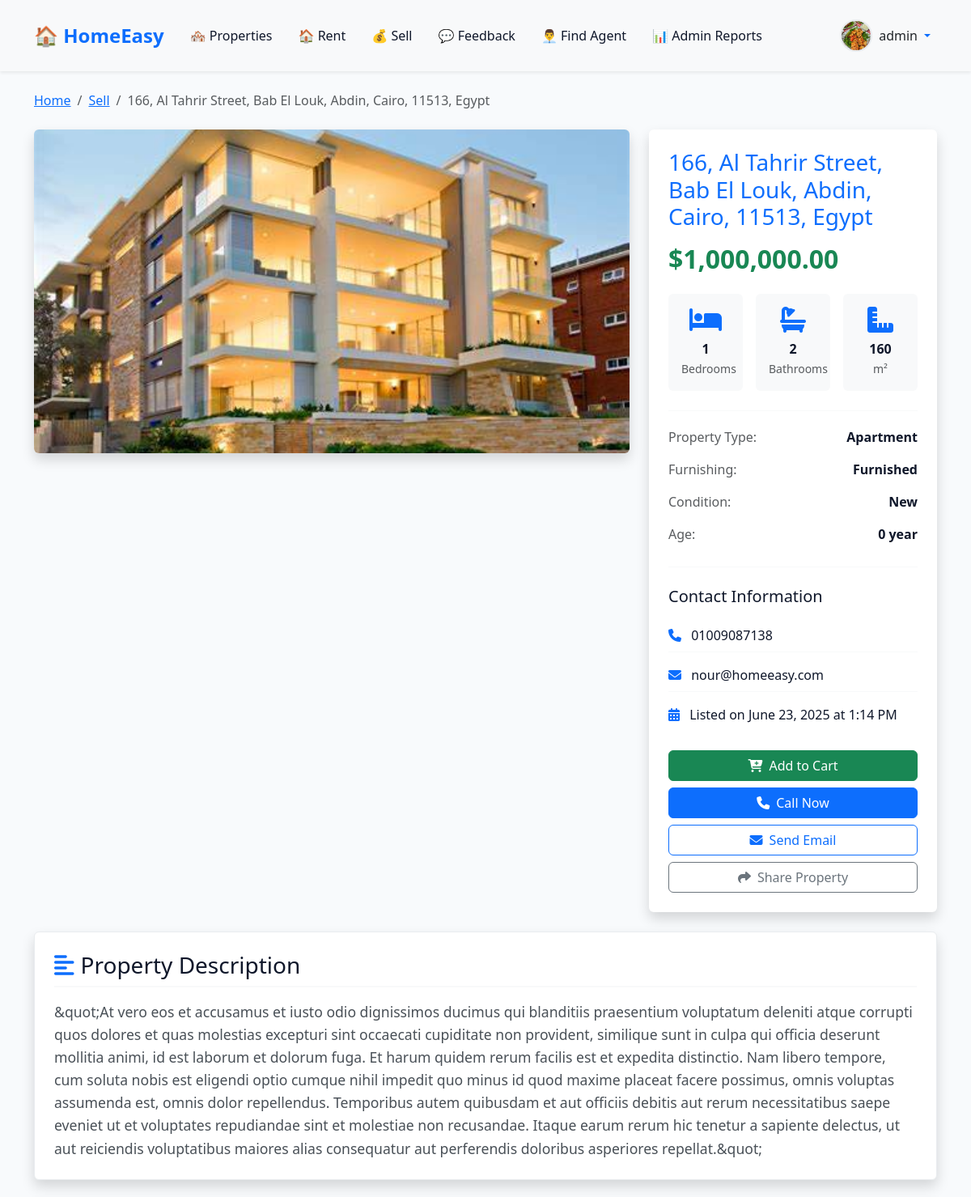
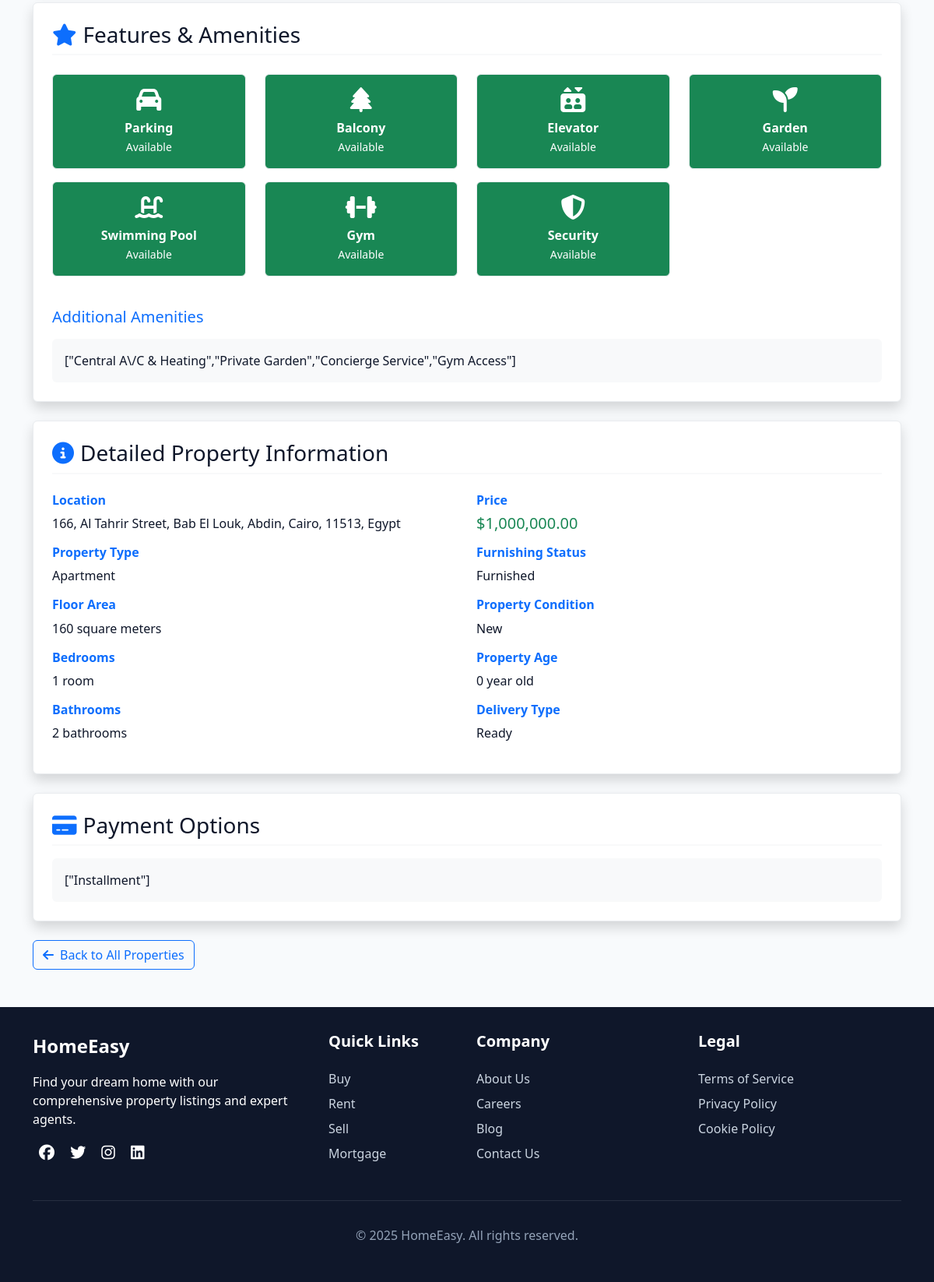
Screenshot of /index.php?page=view&id=2 (signed in) with the database file from the repository (2 pictures, top to bottom).
### tables this page shows
CREATE TABLE `users` (
  `id` int(11) NOT NULL,
  `username` varchar(255) NOT NULL,
  `password` varchar(255) NOT NULL,
  `email` varchar(100) NOT NULL,
  `is_active` tinyint(1) DEFAULT 1,
  `failed_login_attempts` int(11) DEFAULT 0,
  `locked_until` datetime DEFAULT NULL,
  `last_login_at` datetime DEFAULT NULL,
  `created_at` timestamp NOT NULL DEFAULT current_timestamp(),
  `updated_at` timestamp NOT NULL DEFAULT current_timestamp() ON UPDATE current_timestamp(),
  `failed_attempts` int(11) DEFAULT 0,
  `last_login` datetime DEFAULT NULL,
  `last_ip` varchar(45) DEFAULT NULL,
  `two_fa_secret` varchar(255) DEFAULT NULL,
  `profile_photo` varchar(255) DEFAULT NULL,
  `role` varchar(50) NOT NULL DEFAULT 'user'
);

CREATE TABLE `data` (
  `id` int(11) NOT NULL,
  `location` varchar(255) NOT NULL,
  `property_type` varchar(100) NOT NULL,
  `rooms` int(11) NOT NULL,
  `bathrooms` int(11) NOT NULL,
  `kitchen` int(11) DEFAULT 0,
  `floor` int(11) DEFAULT 0,
  `reception` int(11) DEFAULT 0,
  `view` int(11) DEFAULT 0,
  `space` decimal(10,2) NOT NULL,
  `sale` decimal(15,2) NOT NULL,
  `totalsale` decimal(15,2) NOT NULL,
  `phone` varchar(20) DEFAULT NULL,
  `email` varchar(255) NOT NULL,
  `images` varchar(500) DEFAULT NULL,
  `latitude` decimal(10,8) DEFAULT NULL,
  `longitude` decimal(11,8) DEFAULT NULL,
  `created_at` timestamp NOT NULL DEFAULT current_timestamp(),
  `updated_at` timestamp NOT NULL DEFAULT current_timestamp() ON UPDATE current_timestamp(),
  `description` text DEFAULT NULL,
  `amenities` text DEFAULT NULL,
  `furnishing` varchar(20) DEFAULT 'Unfurnished',
  `parking` int(11) DEFAULT 0,
  `balcony` int(11) DEFAULT 0,
  `elevator` varchar(5) DEFAULT 'No',
  `garden` varchar(5) DEFAULT 'No',
  `swimming_pool` varchar(5) DEFAULT 'No',
  `gym` varchar(5) DEFAULT 'No',
  `security` varchar(20) DEFAULT 'None',
  `age_years` int(11) DEFAULT 0,
  `condition_status` varchar(20) DEFAULT 'Good',
  `delivery_date` varchar(50) DEFAULT NULL,
  `delivery_type` varchar(30) DEFAULT 'Ready',
  `payment_options` text DEFAULT NULL
);

### layouts/pages/view_property.php (the view, shortened to what the rows shown need)
<?php
$host = 'localhost';
$db = 'forfree';
$user = 'root';
$pass = '';
$property = null;
if (!isset($_GET['id']) || empty($_GET['id'])) {
    $error = "Property ID is required.";
} else {
    $property_id = intval($_GET['id']);
    try {
        $pdo = new PDO("mysql:host=$host;dbname=$db;charset=utf8", $user, $pass);
        $pdo->setAttribute(PDO::ATTR_ERRMODE, PDO::ERRMODE_EXCEPTION);
        $pdo->setAttribute(PDO::ATTR_EMULATE_PREPARES, false);
        $stmt = $pdo->prepare("SELECT * FROM data WHERE id = ?");
        $stmt->execute([$property_id]);
        $property = $stmt->fetch(PDO::FETCH_ASSOC);
    } catch (PDOException $e) {
        $error = "Database error: Unable to load property details.";
        error_log("Database error: " . $e->getMessage());
    }
}
$formatted_price = number_format(floatval($property['sale']), 2);
$date = new DateTime($property['created_at']);
$formatted_date = $date->format('F j, Y \a\t g:i A');
$phone = !empty($property['phone']) ? htmlspecialchars($property['phone']) : 'Not provided';
$email = !empty($property['email']) ? htmlspecialchars($property['email']) : 'Not provided';
$location = htmlspecialchars($property['location']);
$rooms = intval($property['rooms']);
$bathrooms = intval($property['bathrooms']);
$space = floatval($property['space']);
$description = !empty($property['description']) ? htmlspecialchars($property['description']) : '';
$property_type = !empty($property['property_type']) ? htmlspecialchars($property['property_type']) : 'Residential Property';
$amenities = !empty($property['amenities']) ? htmlspecialchars($property['amenities']) : '';
$furnishing = !empty($property['furnishing']) ? ucfirst($property['furnishing']) : 'Not specified';
$age_years = isset($property['age_years']) ? intval($property['age_years']) : null;
$condition_status = !empty($property['condition_status']) ? ucfirst(str_replace('_', ' ', $property['condition_status'])) : 'Not specified';
$payment_options = !empty($property['payment_options']) ? htmlspecialchars($property['payment_options']) : '';
$delivery_type = !empty($property['delivery_type']) ? htmlspecialchars($property['delivery_type']) : '';
$images = htmlspecialchars($property['images'] ?? '');
$has_image = !empty($images) && file_exists($images);
$is_owner = isset($_SESSION['email']) && $_SESSION['email'] === $property['email'];
?>
<nav aria-label="breadcrumb" class="mb-4">
    <ol class="breadcrumb">
        <li class="breadcrumb-item"><a href="index.php">Home</a></li>
        <li class="breadcrumb-item"><a href="?page=sell">Sell</a></li>
        <li class="breadcrumb-item active" aria-current="page"><?php echo $location; ?></li>
    </ol>
</nav>
<div class="row">
    <div class="col-lg-8 mb-4">
        <?php if ($has_image): ?>
            <div class="property-main-image">
                <img src="<?php echo $images; ?>"
                     class="img-fluid rounded shadow"
                     alt="Property in <?php echo $location; ?>"
                     style="width: 100%; height: 400px; object-fit: cover;">
            </div>
        <?php endif; ?>
    </div>
    <div class="col-lg-4">
        <div class="property-details-card bg-white rounded shadow p-4 h-100">
            <h1 class="h3 mb-3 text-primary"><?php echo $location; ?></h1>
            <div class="price-display mb-4">
                <span class="h2 text-success fw-bold">$<?php echo $formatted_price; ?></span>
            </div>
            <div class="property-features mb-4">
                <div class="row g-3">
                    <div class="col-4 text-center">
                        <div class="feature-item p-3 bg-light rounded">
                            <i class="fas fa-bed fa-2x text-primary mb-2"></i>
                            <div class="fw-bold"><?php echo $rooms; ?></div>
                            <small class="text-muted">Bedrooms</small>
                        </div>
                    </div>
                    <div class="col-4 text-center">
                        <div class="feature-item p-3 bg-light rounded">
                            <i class="fas fa-bath fa-2x text-primary mb-2"></i>
                            <div class="fw-bold"><?php echo $bathrooms; ?></div>
                            <small class="text-muted">Bathrooms</small>
                        </div>
                    </div>
                    <div class="col-4 text-center">
                        <div class="feature-item p-3 bg-light rounded">
                            <i class="fas fa-ruler-combined fa-2x text-primary mb-2"></i>
                            <div class="fw-bold"><?php echo number_format($space); ?></div>
                            <small class="text-muted">m²</small>
                        </div>
                    </div>
                </div>
            </div>
            <div class="quick-info mb-4">
                <div class="info-item d-flex justify-content-between mb-2">
                    <span class="text-muted">Property Type:</span>
                    <span class="fw-bold"><?php echo $property_type; ?></span>
                </div>
                <div class="info-item d-flex justify-content-between mb-2">
                    <span class="text-muted">Furnishing:</span>
                    <span class="fw-bold"><?php echo $furnishing; ?></span>
                </div>
                <div class="info-item d-flex justify-content-between mb-2">
                    <span class="text-muted">Condition:</span>
                    <span class="fw-bold"><?php echo $condition_status; ?></span>
                </div>
                <?php if ($age_years !== null): ?>
                <div class="info-item d-flex justify-content-between mb-2">
                    <span class="text-muted">Age:</span>
                    <span class="fw-bold"><?php echo $age_years; ?> year<?php echo $age_years > 1 ? 's' : ''; ?></span>
                </div>
                <?php endif; ?>
            </div>
            <div class="contact-info mb-4">
                <h5 class="mb-3">Contact Information</h5>
                <div class="contact-item mb-2">
                    <i class="fas fa-phone text-primary me-2"></i>
                    <span><?php echo $phone; ?></span>
                </div>
                <div class="contact-item mb-2">
                    <i class="fas fa-envelope text-primary me-2"></i>
                    <span><?php echo $email; ?></span>
                </div>
                <div class="contact-item">
                    <i class="fas fa-calendar-alt text-primary me-2"></i>
                    <span>Listed on <?php echo $formatted_date; ?></span>
                </div>
            </div>
            <div class="action-buttons">
                <?php if ($is_owner): ?>
                    <div class="d-grid gap-2">
                        <a href="?page=edit&id=<?php echo $property['id']; ?>"
                           class="btn btn-primary">
                            <i class="fas fa-edit me-2"></i>Edit Property
                        </a>
                        <a href="?page=delete&id=<?php echo $property['id']; ?>"
                           class="btn btn-outline-danger"
                           onclick="return confirm('Are you sure you want to delete this property?');">
                            <i class="fas fa-trash me-2"></i>Delete Property
                        </a>
                    </div>
                <?php else: ?>
                    <div class="d-grid gap-2">
                    </div>
                <?php endif; ?>
            </div>
        </div>
    </div>
</div>
<?php if (!empty($description)): ?>
<div class="row mt-4">
    <div class="col-12">
        <div class="property-description-card bg-white rounded shadow p-4">
            <h3 class="mb-3">
                <i class="fas fa-align-left text-primary me-2"></i>Property Description
            </h3>
            <div class="description-content">
                <p class="mb-0"><?php echo nl2br($description); ?></p>
            </div>
        </div>
    </div>
</div>
<?php endif; ?>
<div class="row mt-4">
    <div class="col-12">
        <div class="amenities-card bg-white rounded shadow p-4">
            <?php if (!empty($amenities)): ?>
            <div class="additional-amenities">
                <h5 class="mb-3 text-primary">Additional Amenities</h5>
                <div class="amenities-list p-3 bg-light rounded">
                    <p class="mb-0"><?php echo nl2br($amenities); ?></p>
                </div>
            </div>
            <?php endif; ?>
        </div>
    </div>
</div>
<div class="row mt-4">
    <div class="col-12">
        <div class="property-info-card bg-white rounded shadow p-4">
            <div class="row">
                <div class="col-md-6">
                    <div class="info-group mb-3">
                        <h6 class="text-primary">Location</h6>
                        <p class="mb-0"><?php echo $location; ?></p>
                    </div>
                    <div class="info-group mb-3">
                        <h6 class="text-primary">Property Type</h6>
                        <p class="mb-0"><?php echo $property_type; ?></p>
                    </div>
                    <div class="info-group mb-3">
                        <h6 class="text-primary">Floor Area</h6>
                        <p class="mb-0"><?php echo number_format($space); ?> square meters</p>
                    </div>
                    <div class="info-group mb-3">
                        <h6 class="text-primary">Bedrooms</h6>
                        <p class="mb-0"><?php echo $rooms; ?> room<?php echo $rooms > 1 ? 's' : ''; ?></p>
                    </div>
                    <div class="info-group mb-3">
                        <h6 class="text-primary">Bathrooms</h6>
                        <p class="mb-0"><?php echo $bathrooms; ?> bathroom<?php echo $bathrooms > 1 ? 's' : ''; ?></p>
                    </div>
                </div>
                <div class="col-md-6">
                    <div class="info-group mb-3">
                        <h6 class="text-primary">Price</h6>
                        <p class="mb-0 h5 text-success">$<?php echo $formatted_price; ?></p>
                    </div>
                    <div class="info-group mb-3">
                        <h6 class="text-primary">Furnishing Status</h6>
                        <p class="mb-0"><?php echo $furnishing; ?></p>
                    </div>
                    <div class="info-group mb-3">
                        <h6 class="text-primary">Property Condition</h6>
                        <p class="mb-0"><?php echo $condition_status; ?></p>
                    </div>
                    <?php if ($age_years !== null): ?>
                    <div class="info-group mb-3">
                        <h6 class="text-primary">Property Age</h6>
                        <p class="mb-0"><?php echo $age_years; ?> year<?php echo $age_years > 1 ? 's' : ''; ?> old</p>
                    </div>
                    <?php endif; ?>
                    <?php if (!empty($delivery_type)): ?>
                    <div class="info-group mb-3">
                        <h6 class="text-primary">Delivery Type</h6>
                        <p class="mb-0"><?php echo $delivery_type; ?></p>
                    </div>
                    <?php endif; ?>
                </div>
            </div>
        </div>
    </div>
</div>
<?php if (!empty($payment_options)): ?>
<div class="row mt-4">
    <div class="col-12">
        <div class="payment-card bg-white rounded shadow p-4">
            <h3 class="mb-3">
                <i class="fas fa-credit-card text-primary me-2"></i>Payment Options
            </h3>
            <div class="payment-content p-3 bg-light rounded">
                <p class="mb-0"><?php echo nl2br($payment_options); ?></p>
            </div>
        </div>
    </div>
</div>
<?php endif; ?>
<?php
$content = ob_get_clean();
renderPage("Property Details: $location | HomeEasy", $content);

### layouts/pages/navbar.php (shortened to what the rows shown need)
<?php
$host = 'localhost';
$dbname = 'forfree';
$username = 'root';
$password = '';
try {
    $pdo = new PDO("mysql:host=$host;dbname=$dbname", $username, $password);
    $pdo->setAttribute(PDO::ATTR_ERRMODE, PDO::ERRMODE_EXCEPTION);
} catch(PDOException $e) {
    die("Connection failed: " . $e->getMessage());
}
$profile_photo = null;
if (isset($_SESSION['user_id'])) {
    $user_id = $_SESSION['user_id'];
    $query = "SELECT profile_photo, email FROM users WHERE id = ?";
    $stmt = $pdo->prepare($query);
    $stmt->execute([$user_id]);
    $result = $stmt->fetch(PDO::FETCH_ASSOC);
    if ($result) {
        if (!empty($result['profile_photo'])) {
            $profile_photo = $result['profile_photo'];
        }
    }
}
?>
<nav class="navbar navbar-expand-lg navbar-light bg-light shadow-sm">
    <div class="container">
        <div class="collapse navbar-collapse" id="navbarNav">
            <div class="d-flex align-items-center mobile-auth-buttons mobile-profile">
                <?php if (isset($_SESSION['user_id'])): ?>
                    <div class="dropdown">
                        <a class="dropdown-toggle d-flex align-items-center text-decoration-none p-2 rounded-3 hover-bg-light"
                           href="#"
                           role="button"
                           data-bs-toggle="dropdown"
                           aria-expanded="false"
                           style="transition: background-color 0.2s ease;">
                            <?php if ($profile_photo): ?>
                                <img src="<?php echo htmlspecialchars($profile_photo); ?>"
                                     alt="Profile"
                                     class="rounded-circle me-2 profile-image"
                                     width="40"
                                     height="40">
                            <?php endif; ?>
                            <span class="d-none d-sm-inline text-dark fw-medium">
                                <?php echo isset($_SESSION['username']) ? htmlspecialchars($_SESSION['username']) : 'User'; ?>
                            </span>
                        </a>
                    </div>
                <?php else: ?>
                    <a href="?page=login" class="btn btn-outline-primary me-2">Login</a>
                    <a href="?page=register" class="btn btn-primary">Register</a>
                <?php endif; ?>
            </div>
        </div>
    </div>
</nav>

### rows the page displays
users: profile_photo (picture)
data: location "166, Al Tahrir Street, Bab El Louk, Abdin, Cairo, 11513, Egypt", images (picture), sale "1,000,000.00", rooms "1", bathrooms "2", space "160", property_type "Apartment", furnishing "Furnished", condition_status "New", age_years "0", phone "01009087138", email "nour@homeeasy.com", created_at "June 23, 2025 at 1:14 PM", description "&quot;At vero eos et accusamus et iusto odio dignissimos ducimus qui blanditiis praesentium voluptatum deleniti atque corrupti quos dolores et quas molestias excepturi sint occaecati cupiditate non provident, similique sunt in culpa qui officia deserunt mollitia animi, id est laborum et dolorum fuga. Et harum quidem rerum facilis est et expedita distinctio. Nam libero tempore, cum soluta nobis est eligendi optio cumque nihil impedit quo minus id quod maxime placeat facere possimus, omnis voluptas assumenda est, omnis dolor repellendus. Temporibus autem quibusdam et aut officiis debitis aut rerum necessitatibus saepe eveniet ut et voluptates repudiandae sint et molestiae non recusandae.…", amenities "[\"Central A\\/C & Heating\",\"Private Garden\",\"Concierge Service\",\"Gym Access\"]", delivery_type "Ready", payment_options "[\"Installment\"]"

### other values shown
$_SESSION['username'] "admin"
